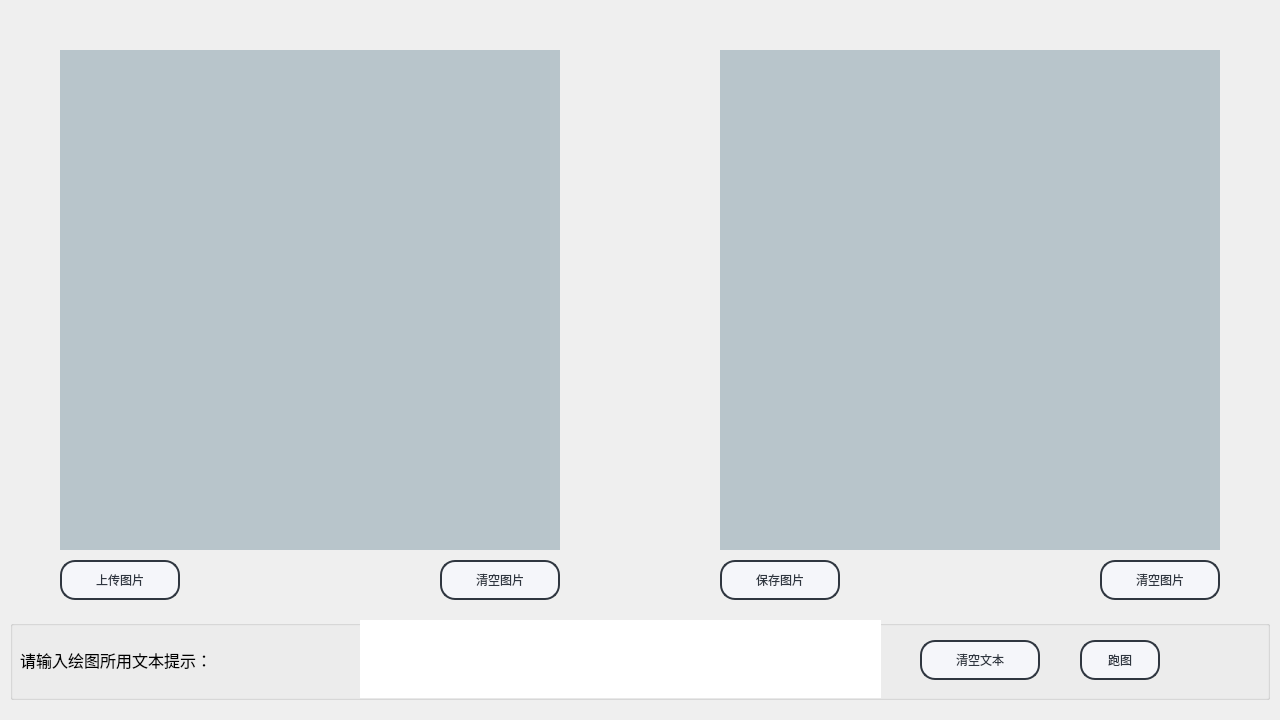
<?xml version="1.0" encoding="UTF-8"?>
<ui version="4.0">
 <class>DiffusionWindow</class>
 <widget class="QWidget" name="DiffusionWindow">
  <property name="geometry">
   <rect>
    <x>0</x>
    <y>0</y>
    <width>1280</width>
    <height>720</height>
   </rect>
  </property>
  <property name="windowTitle">
   <string>Stable Diffusion</string>
  </property>
  <widget class="QGroupBox" name="groupBox">
   <property name="geometry">
    <rect>
     <x>10</x>
     <y>620</y>
     <width>1260</width>
     <height>80</height>
    </rect>
   </property>
   <property name="title">
    <string/>
   </property>
   <widget class="QTextEdit" name="textEdit">
    <property name="geometry">
     <rect>
      <x>350</x>
      <y>0</y>
      <width>521</width>
      <height>78</height>
     </rect>
    </property>
    <property name="font">
     <font>
      <family>宋体</family>
      <pointsize>12</pointsize>
     </font>
    </property>
    <property name="styleSheet">
     <string notr="true">border-width:0;border-style:outset</string>
    </property>
   </widget>
   <widget class="QPushButton" name="RunButton">
    <property name="geometry">
     <rect>
      <x>1070</x>
      <y>20</y>
      <width>80</width>
      <height>40</height>
     </rect>
    </property>
    <property name="styleSheet">
     <string notr="true">QPushButton{
	font: 10pt &quot;微软雅黑&quot;;
    color: #2f3640;
    background-color: #f5f6fa;
    border-color: #2f3640;
    border-radius: 15px;
    border-style: solid;
    border-width: 2px;
    padding: 5px;
}

/**鼠标停留在按钮上的样式**/
QPushButton::hover{	
    color: #FFFFFF;
    background-color: #718093;
    border-color: #2f3640;
}

/**鼠标按压下去的样式**/
QPushButton::pressed,QPushButton::checked{
    color: #FFFFFF;
    background-color: qlineargradient(spread:pad, x1:0, y1:0, x2:0, y2:1, stop:0 #273c75, stop:1 #487eb0);
}

/**按钮失能情况下样式**/
QPushButton::disabled{
    color: #FFFFFF;
    background-color: #dcdde1;
    border-color: #dcdde1;
}
</string>
    </property>
    <property name="text">
     <string>跑图</string>
    </property>
   </widget>
   <widget class="QPushButton" name="ClearTextButton">
    <property name="geometry">
     <rect>
      <x>910</x>
      <y>20</y>
      <width>120</width>
      <height>40</height>
     </rect>
    </property>
    <property name="styleSheet">
     <string notr="true">QPushButton{
	font: 10pt &quot;微软雅黑&quot;;
    color: #2f3640;
    background-color: #f5f6fa;
    border-color: #2f3640;
    border-radius: 15px;
    border-style: solid;
    border-width: 2px;
    padding: 5px;
}

/**鼠标停留在按钮上的样式**/
QPushButton::hover{	
    color: #FFFFFF;
    background-color: #718093;
    border-color: #2f3640;
}

/**鼠标按压下去的样式**/
QPushButton::pressed,QPushButton::checked{
    color: #FFFFFF;
    background-color: qlineargradient(spread:pad, x1:0, y1:0, x2:0, y2:1, stop:0 #273c75, stop:1 #487eb0);
}

/**按钮失能情况下样式**/
QPushButton::disabled{
    color: #FFFFFF;
    background-color: #dcdde1;
    border-color: #dcdde1;
}
</string>
    </property>
    <property name="text">
     <string>清空文本</string>
    </property>
   </widget>
   <widget class="QLabel" name="label">
    <property name="geometry">
     <rect>
      <x>10</x>
      <y>20</y>
      <width>301</width>
      <height>40</height>
     </rect>
    </property>
    <property name="font">
     <font>
      <family>宋体</family>
      <pointsize>12</pointsize>
     </font>
    </property>
    <property name="styleSheet">
     <string notr="true">border-width:0;border-style:outset</string>
    </property>
    <property name="text">
     <string>请输入绘图所用文本提示：</string>
    </property>
   </widget>
  </widget>
  <widget class="QLabel" name="GeneratedImageLabel">
   <property name="geometry">
    <rect>
     <x>720</x>
     <y>50</y>
     <width>500</width>
     <height>500</height>
    </rect>
   </property>
   <property name="styleSheet">
    <string notr="true">background-color: rgb(184, 197, 203);</string>
   </property>
   <property name="text">
    <string/>
   </property>
  </widget>
  <widget class="QLabel" name="UploadImageLabel">
   <property name="geometry">
    <rect>
     <x>60</x>
     <y>50</y>
     <width>500</width>
     <height>500</height>
    </rect>
   </property>
   <property name="styleSheet">
    <string notr="true">background-color: rgb(184, 197, 203);</string>
   </property>
   <property name="text">
    <string/>
   </property>
  </widget>
  <widget class="QPushButton" name="UploadButton">
   <property name="geometry">
    <rect>
     <x>60</x>
     <y>560</y>
     <width>120</width>
     <height>40</height>
    </rect>
   </property>
   <property name="styleSheet">
    <string notr="true">QPushButton{
	font: 10pt &quot;微软雅黑&quot;;
    color: #2f3640;
    background-color: #f5f6fa;
    border-color: #2f3640;
    border-radius: 15px;
    border-style: solid;
    border-width: 2px;
    padding: 5px;
}

/**鼠标停留在按钮上的样式**/
QPushButton::hover{	
    color: #FFFFFF;
    background-color: #718093;
    border-color: #2f3640;
}

/**鼠标按压下去的样式**/
QPushButton::pressed,QPushButton::checked{
    color: #FFFFFF;
    background-color: qlineargradient(spread:pad, x1:0, y1:0, x2:0, y2:1, stop:0 #273c75, stop:1 #487eb0);
}

/**按钮失能情况下样式**/
QPushButton::disabled{
    color: #FFFFFF;
    background-color: #dcdde1;
    border-color: #dcdde1;
}
</string>
   </property>
   <property name="text">
    <string>上传图片</string>
   </property>
  </widget>
  <widget class="QPushButton" name="SaveImageButton">
   <property name="geometry">
    <rect>
     <x>720</x>
     <y>560</y>
     <width>120</width>
     <height>40</height>
    </rect>
   </property>
   <property name="styleSheet">
    <string notr="true">QPushButton{
	font: 10pt &quot;微软雅黑&quot;;
    color: #2f3640;
    background-color: #f5f6fa;
    border-color: #2f3640;
    border-radius: 15px;
    border-style: solid;
    border-width: 2px;
    padding: 5px;
}

/**鼠标停留在按钮上的样式**/
QPushButton::hover{	
    color: #FFFFFF;
    background-color: #718093;
    border-color: #2f3640;
}

/**鼠标按压下去的样式**/
QPushButton::pressed,QPushButton::checked{
    color: #FFFFFF;
    background-color: qlineargradient(spread:pad, x1:0, y1:0, x2:0, y2:1, stop:0 #273c75, stop:1 #487eb0);
}

/**按钮失能情况下样式**/
QPushButton::disabled{
    color: #FFFFFF;
    background-color: #dcdde1;
    border-color: #dcdde1;
}
</string>
   </property>
   <property name="text">
    <string>保存图片</string>
   </property>
  </widget>
  <widget class="QPushButton" name="ClearUploadImageButton">
   <property name="geometry">
    <rect>
     <x>440</x>
     <y>560</y>
     <width>120</width>
     <height>40</height>
    </rect>
   </property>
   <property name="styleSheet">
    <string notr="true">QPushButton{
	font: 10pt &quot;微软雅黑&quot;;
    color: #2f3640;
    background-color: #f5f6fa;
    border-color: #2f3640;
    border-radius: 15px;
    border-style: solid;
    border-width: 2px;
    padding: 5px;
}

/**鼠标停留在按钮上的样式**/
QPushButton::hover{	
    color: #FFFFFF;
    background-color: #718093;
    border-color: #2f3640;
}

/**鼠标按压下去的样式**/
QPushButton::pressed,QPushButton::checked{
    color: #FFFFFF;
    background-color: qlineargradient(spread:pad, x1:0, y1:0, x2:0, y2:1, stop:0 #273c75, stop:1 #487eb0);
}

/**按钮失能情况下样式**/
QPushButton::disabled{
    color: #FFFFFF;
    background-color: #dcdde1;
    border-color: #dcdde1;
}
</string>
   </property>
   <property name="text">
    <string>清空图片</string>
   </property>
  </widget>
  <widget class="QPushButton" name="ClearImageButton">
   <property name="geometry">
    <rect>
     <x>1100</x>
     <y>560</y>
     <width>120</width>
     <height>40</height>
    </rect>
   </property>
   <property name="styleSheet">
    <string notr="true">QPushButton{
	font: 10pt &quot;微软雅黑&quot;;
    color: #2f3640;
    background-color: #f5f6fa;
    border-color: #2f3640;
    border-radius: 15px;
    border-style: solid;
    border-width: 2px;
    padding: 5px;
}

/**鼠标停留在按钮上的样式**/
QPushButton::hover{	
    color: #FFFFFF;
    background-color: #718093;
    border-color: #2f3640;
}

/**鼠标按压下去的样式**/
QPushButton::pressed,QPushButton::checked{
    color: #FFFFFF;
    background-color: qlineargradient(spread:pad, x1:0, y1:0, x2:0, y2:1, stop:0 #273c75, stop:1 #487eb0);
}

/**按钮失能情况下样式**/
QPushButton::disabled{
    color: #FFFFFF;
    background-color: #dcdde1;
    border-color: #dcdde1;
}
</string>
   </property>
   <property name="text">
    <string>清空图片</string>
   </property>
  </widget>
 </widget>
 <resources/>
 <connections/>
</ui>
